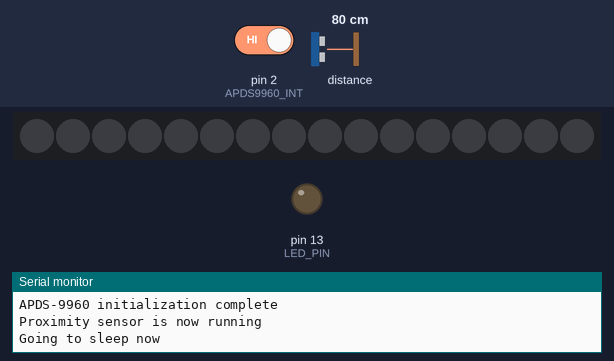
Bench run of a sketch on a simulated Arduino Uno, built for the host (arithmetic inside an expression is 32-bit, double 64-bit). Shown: 16 RGB LEDs in strip order, left to right, output pins drawn as LEDs (lit = HIGH), the last lines printed to the serial monitor. The test bench sets the inputs (shaded band); at power-on: pin 2 (APDS9960_INT) HIGH, distance to the obstacle 80 cm. Dim RGB values are drawn brighter than linear.

Above: at 1.3 s.
1.4 s: pin 2 (APDS9960_INT) driven LOW
At 3.0 s:
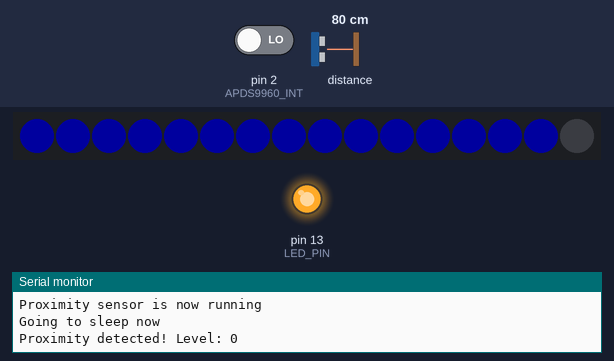
Timing chart, 0 to 4.5 s (numbered marks = the images above; inputs shaded):
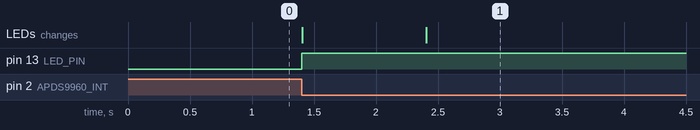

Measured:
- after the input at 1.4 s, pin 13 (LED_PIN): LOW → HIGH at once; the LEDs: first change at once (image 1 shows a later state)

The sketch:

brushinator_5k.ino
```cpp
#include <Adafruit_NeoPixel.h>
#include <Wire.h>
#include <SparkFun_APDS9960.h>
#include <LowPower.h>  // Include Low Power library

// Define pins and constants
#define APDS9960_INT 2
#define LED_PIN 13
#define PIXEL_PIN 6
#define NUM_PIXELS 16

#define PROX_INT_HIGH 300
#define PROX_INT_LOW 0
const int BRUSH_TIME = 30000;
int delay_time = (BRUSH_TIME / NUM_PIXELS) * 4;

// Initialize objects
SparkFun_APDS9960 apds = SparkFun_APDS9960();
uint8_t proximity_data = 0;
int isr_flag = 0;
Adafruit_NeoPixel pixels = Adafruit_NeoPixel(NUM_PIXELS, PIXEL_PIN, NEO_GRB + NEO_KHZ800);

void setup() {
  pinMode(LED_PIN, OUTPUT);
  pinMode(APDS9960_INT, INPUT);

  Serial.begin(9600);
  Serial.println();
  Serial.println(F("---------------------------------------"));
  Serial.println(F("SparkFun APDS-9960 - ProximityInterrupt"));
  Serial.println(F("---------------------------------------"));
  attachInterrupt(digitalPinToInterrupt(APDS9960_INT), interruptRoutine, FALLING);

  if (apds.init()) {
    Serial.println(F("APDS-9960 initialization complete"));
  } else {
    Serial.println(F("Something went wrong during APDS-9960 init!"));
  }

  if (!apds.setProximityGain(PGAIN_2X)) {
    Serial.println(F("Something went wrong trying to set PGAIN"));
  }

  if (!apds.setProximityIntLowThreshold(PROX_INT_LOW)) {
    Serial.println(F("Error writing low threshold"));
  }
  if (!apds.setProximityIntHighThreshold(PROX_INT_HIGH)) {
    Serial.println(F("Error writing high threshold"));
  }

  if (apds.enableProximitySensor(true)) {
    Serial.println(F("Proximity sensor is now running"));
  } else {
    Serial.println(F("Something went wrong during sensor init!"));
  }
  pinMode(LED_BUILTIN, OUTPUT); // Set the built-in LED pin as output

  pixels.begin();
  pixels.setBrightness(30);  // Lower brightness to save power
  pixels.clear();
}

void loop() {
  if (isr_flag == 1) {
    if (!apds.readProximity(proximity_data)) {
      Serial.println("Error reading proximity value");
    } else {

      Serial.print("Proximity detected! Level: ");
      Serial.println(proximity_data);
      // Turn all the pixels blue
      for (int i = 0; i < NUM_PIXELS; i++) {
        pixels.setPixelColor(i, pixels.Color(0, 0, 255));
      }
      pixels.show();

      delay(1000);

      // Initialize countdown
      int countdown = NUM_PIXELS;
      // Turn off one pixel at a time clockwise
      while (countdown > 0) {
        // Turn off the next pixel in the ring
        pixels.setPixelColor(countdown - 1, pixels.Color(0, 0, 0));
        pixels.show();
        // Delay before turning off the next pixel
        delay(delay_time);
        countdown--;
      }
      colorWipe(pixels.Color(0, 0, 0), 50);
      // Flash the whole ring green five times
      for (int j = 0; j < 5; j++) {
        for (int i = 0; i < NUM_PIXELS; i++) {
          pixels.setPixelColor(i, pixels.Color(0, 255, 0));
        }
        pixels.show();
        delay(200);
        for (int i = 0; i < NUM_PIXELS; i++) {
          pixels.setPixelColor(i, pixels.Color(0, 0, 0));
        }
        pixels.show();
        delay(200);
      }
      // Turn off all pixels.
      pixels.clear();
    }
    isr_flag = 0;
    if (!apds.clearProximityInt()) {
      Serial.println("Error clearing interrupt");
    }
  }
  // Let Arduino sleep and wake up every 8 seconds (or longer if suitable).
  // Replace SLEEP_8S with SLEEP_15Ms, SLEEP_30MS, SLEEP_60MS, SLEEP_120MS, SLEEP_250MS, SLEEP_500MS, SLEEP_1S, SLEEP_2S, SLEEP_4S
  // if you need shorter sleep period.
  // Turn off the built-in LED before sleeping
  digitalWrite(LED_BUILTIN, LOW);
  Serial.println("Going to sleep now");
  LowPower.powerDown(SLEEP_FOREVER, ADC_OFF, BOD_OFF);
  // Turn on the built-in LED after waking up
  digitalWrite(LED_BUILTIN, HIGH);
}

void colorWipe(uint32_t c, uint8_t wait) {
  for (uint16_t i = 0; i < pixels.numPixels(); i++) {
    pixels.setPixelColor(i, c);
  }
  pixels.show();
  delay(wait);
}

void interruptRoutine() {
  isr_flag = 1;
}
```
